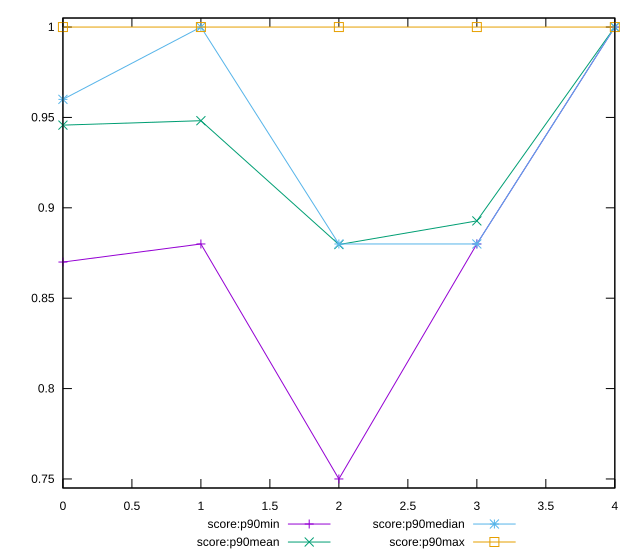

Here is the gnuplot script that generated this plot:
reset

$scoreP90Min <<EOF
0 0.87
1 0.88
2 0.75
3 0.88
4 1
EOF

$scoreP90Mean <<EOF
0 0.9457446808510639
1 0.9481914893617017
2 0.8796808510638298
3 0.8927659574468082
4 1
EOF

$scoreP90Median <<EOF
0 0.96
1 1
2 0.88
3 0.88
4 1
EOF

$scoreP90Max <<EOF
0 1
1 1
2 1
3 1
4 1
EOF

set key outside below
set xrange [0:4]
set yrange [0.745:1.005]
set trange [0.745:1.005]
set terminal svg size 640, 560 enhanced background rgb 'white'
set output "report_00023_2021-02-20T12:14:57.249Z/unused-css-rules/progression/score.svg"

plot $scoreP90Min title "score:p90min" with linespoints, \
     $scoreP90Mean title "score:p90mean" with linespoints, \
     $scoreP90Median title "score:p90median" with linespoints, \
     $scoreP90Max title "score:p90max" with linespoints

reset
